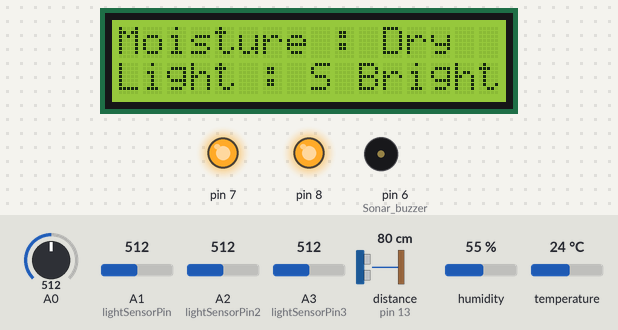
Recording of a sketch running on a simulated Arduino Uno, built with avr-gcc and run on an emulated ATmega328P. Parts: 16×2 character LCD, output pins drawn as LEDs (lit = HIGH), buzzer (waves = sounding, pin HIGH). Wiring (inferred from the names in the program): ultrasonic range finder: trigger pin 10; echo pin 13. The inputs (shaded band) are chosen by the test bench; at power-on: A0 = 512, A1 (lightSensorPin) = 512, A2 (lightSensorPin2) = 512, A3 (lightSensorPin3) = 512, distance to the obstacle (sensor on pin 13) 80 cm, humidity 55 %, temperature 24 °C. The echo pulse lasts 58.3 µs per cm; pins used as bus, display or sensor lines are not drawn; what the sketch prints to the serial monitor is not drawn.

Above: at 6.2 s.
6.3 s: A0 set to 490
At 10.9 s:
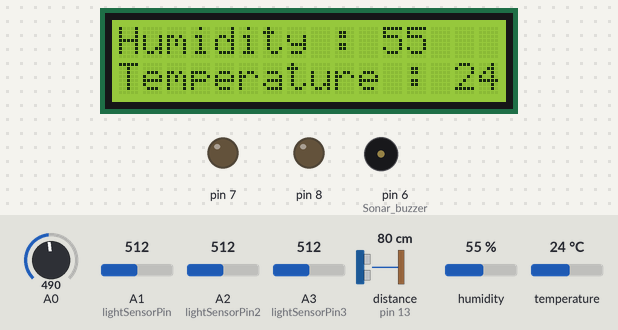
13.7 s: A1 (lightSensorPin) set to 487
17.3 s: A1 (lightSensorPin) set to 465
At 21.0 s:
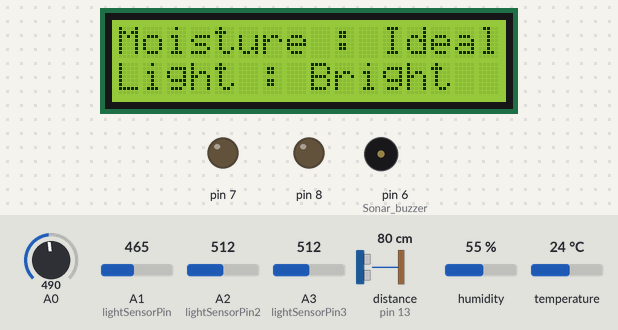
24.7 s: A0 set to 290
At 26.6 s:
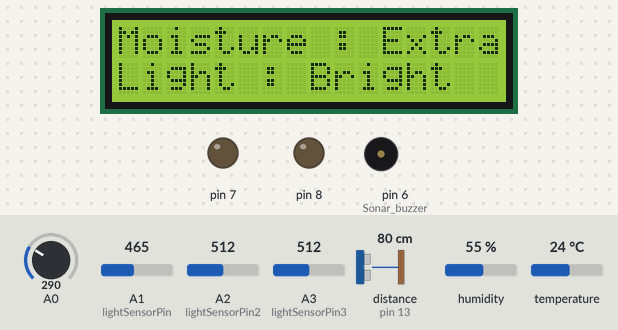
32.1 s: A2 (lightSensorPin2) set to 716
At 34.9 s:
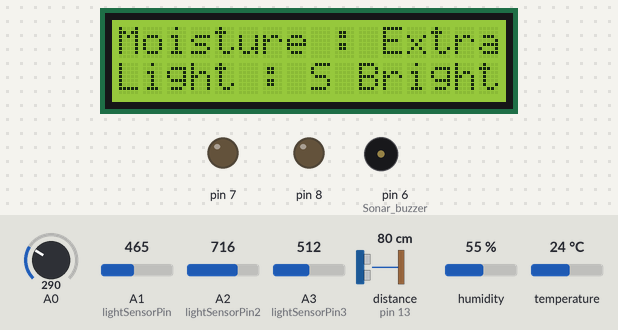
39.5 s: A0 set to 30
At 40.4 s:
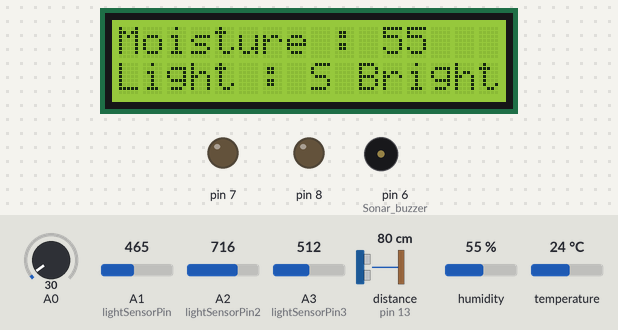
Timing chart, 0 to 42.5 s (numbered marks = the images above; inputs shaded):
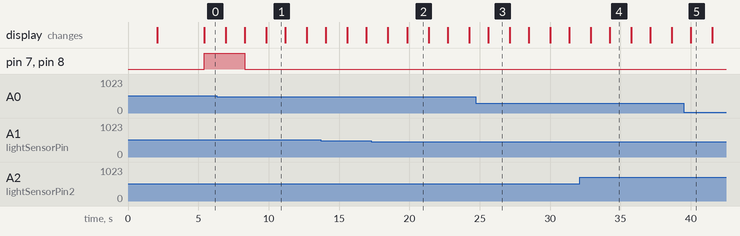

Measured:
- the behaviour switches between 500 and 499 on A0 (found by bisection; images 0 and 1)
- the behaviour switches between 476 and 475 on A1 (lightSensorPin) (found by bisection; images 1 and 2)
- after the input at 6.3 s, pin 7, pin 8: HIGH → LOW after 2.0 s; the display: first differs from a run without the input after 2.0 s (image 1 shows a later state)
- after the input at 17.3 s, the display: first differs from a run without the input after 2.5 s (image 2)
- after the input at 24.7 s, the display: changes after 0.89 s (image 3)
- after the input at 32.1 s, the display: first differs from a run without the input after 2.1 s (image 4)
- after the input at 39.5 s, the display: changes after 0.50 s (image 5)

The sketch:

smart_Gardening.ino
```cpp
#include <math.h>
#define trigPin 10
#define echoPin 13
#include <dht.h>
#define dht_pin A5
dht DHT;
#include <LiquidCrystal.h>
LiquidCrystal lcd(12, 11, 5, 4, 3, 2);
int sensePin = 1;
int pump = 0;
int Sonar_buzzer = 6;
int lightSensorPin = A1;
int lightSensorPin2 = A2;
int lightSensorPin3 = A3;
int  light1= 0;
int  light2= 0;
int light3=0;

void moistureDisplay(int m)
{
  lcd.setCursor(0, 0);
  lcd.print("Moisture :");
  if(m<=1023 && m>=800)
  {
    //very dry
    lcd.setCursor(11, 0);
  lcd.print("V Dry");

  }
  else if(m<800 && m>=500)
  {
    //dry
    lcd.setCursor(11, 0);
  lcd.print("Dry  ");
  }
  else if(m<500 && m>=300)
  {
    //wet
    lcd.setCursor(11, 0);
  lcd.print("Ideal");
  }
  else if(m<300 && m>=50)
  {
    //very wet
    lcd.setCursor(11, 0);
  lcd.print("Extra");
  }
}


void Temp_hum_Display(int h,int m)
{
  lcd.setCursor(0, 0);
  lcd.print("Humidity :");
  lcd.setCursor(11, 0);
  lcd.print(h);
  lcd.setCursor(0, 1);
  lcd.print("Temperature :");
  lcd.setCursor(14, 1);
  lcd.print(m);

}


void lightDisplay(int l0,int l1,int l2)
{
  lcd.setCursor(0, 1);
  lcd.print("Light : ");
  int l=(l0+l1+l2)/3;
  if(l>=500)
  {
    //superbright

  lcd.setCursor(8, 1);
  lcd.print("S Bright ");
  }
  else if(l>=200 && l<500)
  {
    //bright

  lcd.setCursor(8, 1);
  lcd.print("Bright   ");
  }
  else if(l<200 && l>50)
  {
    //dim

  lcd.setCursor(8, 1);
  lcd.print("Dim     ");
  }
  else if(l<=50)
  {
    //dark

  lcd.setCursor(8, 1);
  lcd.print("Dark     ");
  }

}

void setup()
{
  // put your setup code here, to run once:
  Serial.begin (9600);
  lcd.begin(16, 2);
  lcd.setCursor(3, 0);
  lcd.print("WELCOME");
  lcd.setCursor(11, 0);
  lcd.print("TO");
  delay(2000);
  lcd.setCursor(0, 1);
  lcd.print("SMART");

  lcd.setCursor(7, 1);
  lcd.print("GARDENING");

   delay(3000);
//  lcd.clear;
  pinMode(trigPin, OUTPUT);
  pinMode(echoPin, INPUT);
  pinMode(8, OUTPUT);
   pinMode(7, OUTPUT);
  pinMode(Sonar_buzzer, OUTPUT);


}


void loop() {
  // put your main code here, to run repeatedly:
  DHT.read11(dht_pin);
  int sensorValue = analogRead(A0);
  Serial.print("Moisture = ");
  Serial.println( sensorValue);
  delay(300);
   moistureDisplay(sensorValue);
  light1 = analogRead(lightSensorPin);
  light2 = analogRead(lightSensorPin2);
  light3 = analogRead(lightSensorPin3);
  lightDisplay(light1,light2,light3);
  Serial.print("Light = ");
  Serial.println( light2);
   Serial.print("Light1 = ");
  Serial.println( light3);
  Serial.print("Light4 = ");
  Serial.println( light1);
  Serial.print("Light = ");
  Serial.println( (light1+light2+light3)/3);
  Serial.print("Temperature ");
  Serial.println(DHT.temperature);
  Serial.print("Humidity ");
  Serial.println(DHT.humidity);
 if (sensorValue >=500 && sensorValue <=1023)
 {
 digitalWrite(8, HIGH);
 digitalWrite(7, HIGH);
 }
 else
 {
  digitalWrite(8,LOW);
  digitalWrite(7, LOW);
 }

  float duration, distance;
  float spdSnd;
  digitalWrite(trigPin, LOW);
  delayMicroseconds(2);

  digitalWrite(trigPin, HIGH);
  delayMicroseconds(10);
  digitalWrite(trigPin, LOW);

  duration = pulseIn(echoPin, HIGH);
  spdSnd = 331.4;
  distance = (duration / 2) * (spdSnd / 10000);

  if (distance >= 400 || distance <= 2)
  {
    Serial.print("Distance = ");
    Serial.println("Out of range");
  }
  else
  {
    Serial.print("Distance = ");
    Serial.print(distance);
    Serial.println(" cm");
    delay(500);
  }
  if(distance <= 20)
  {
    digitalWrite(Sonar_buzzer,HIGH);
  }
  else
  {
    digitalWrite(Sonar_buzzer,LOW);
  }
  delay(1000);
  lcd.clear();
  Temp_hum_Display(DHT.humidity,DHT.temperature);
  delay(1000);

}
```
